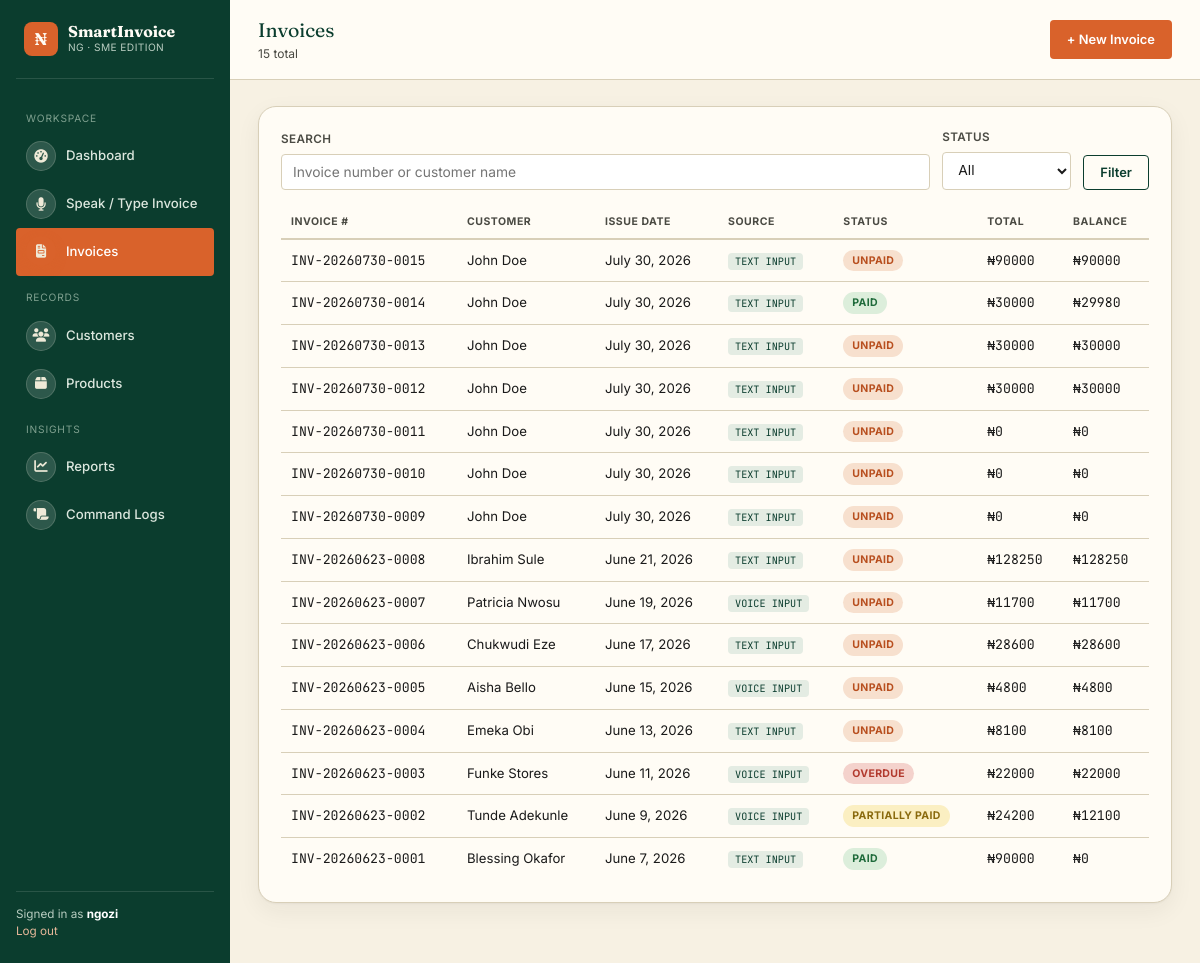
The app's page /invoices/ (signed in), older data.
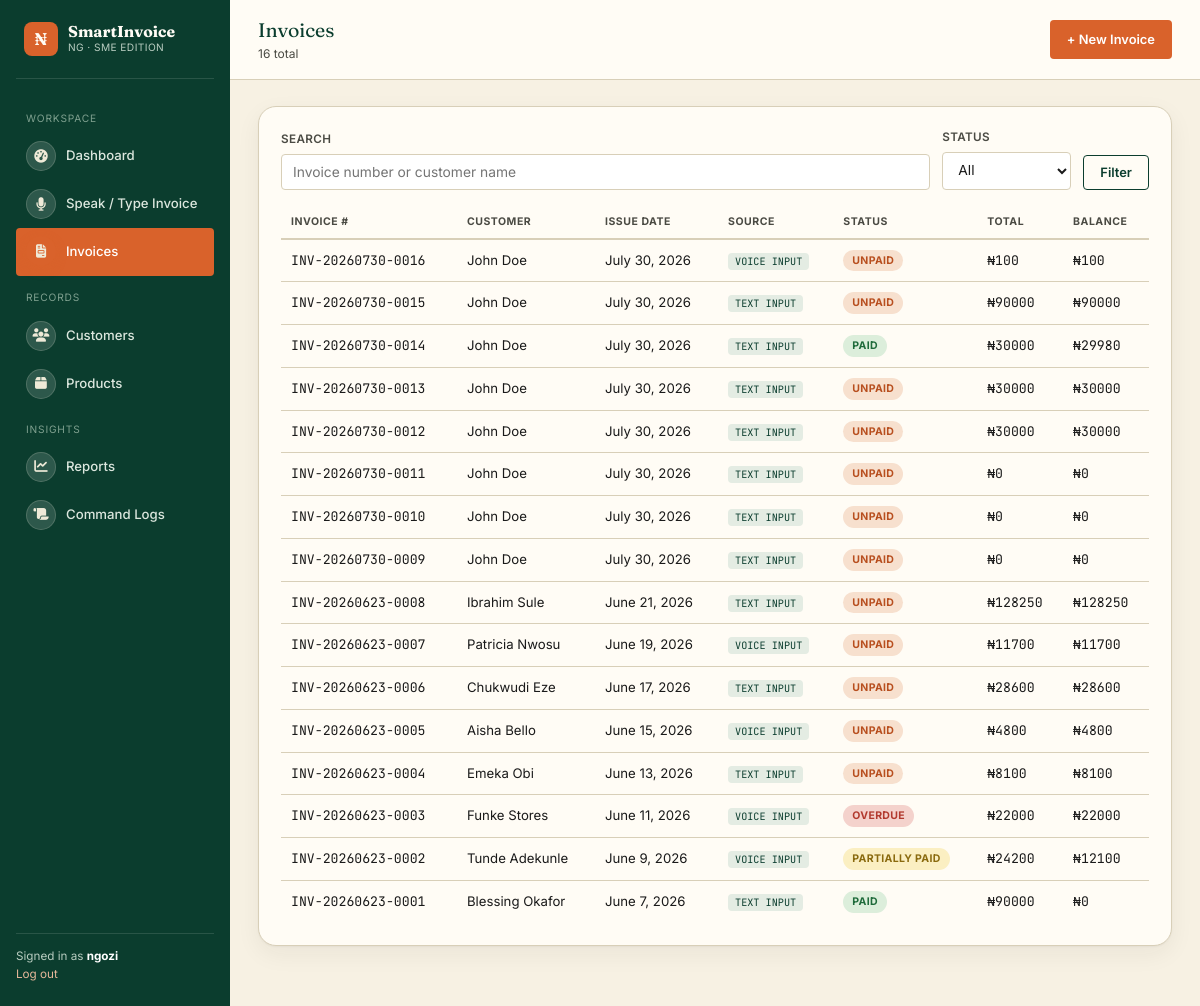
The same page, newer data.
### invoices/models.py (models this page shows, shortened)
class Invoice(models.Model):
    STATUS_CHOICES = [
        ("DRAFT", "Draft"),
        ("UNPAID", "Unpaid"),
        ("PARTIALLY_PAID", "Partially Paid"),
        ("PAID", "Paid"),
        ("OVERDUE", "Overdue"),
        ("CANCELLED", "Cancelled"),
    ]
    SOURCE_CHOICES = [
        ("TEXT", "Text Input"),
        ("VOICE", "Voice Input"),
        ("MANUAL", "Manual Form"),
    ]
    invoice_id = models.UUIDField(default=uuid.uuid4, editable=False, unique=True)
    invoice_number = models.CharField(max_length=30, unique=True, blank=True)
    business = models.ForeignKey(Business, on_delete=models.CASCADE, related_name="invoices")
    customer = models.ForeignKey(Customer, on_delete=models.CASCADE, related_name="invoices")
    issue_date = models.DateField(default=timezone.now)
    due_date = models.DateField(null=True, blank=True)
    status = models.CharField(max_length=20, choices=STATUS_CHOICES, default="UNPAID")
    source = models.CharField(max_length=10, choices=SOURCE_CHOICES, default="TEXT")
    raw_command_text = models.TextField(
        blank=True, help_text="The original text or transcribed voice command used to create this invoice."
    )
    notes = models.TextField(blank=True)
    discount = models.DecimalField(max_digits=12, decimal_places=2, default=0)
    tax_percent = models.DecimalField(max_digits=5, decimal_places=2, default=0)
    created_by = models.ForeignKey(User, on_delete=models.SET_NULL, null=True, related_name="invoices_created")
    created_at = models.DateTimeField(auto_now_add=True)
    updated_at = models.DateTimeField(auto_now=True)
    class Meta:
        ordering = ["-created_at"]
    @property
    def subtotal(self):
        return sum((item.line_total for item in self.items.all()), Decimal("0"))
    @property
    def tax_amount(self):
        return (self.subtotal - Decimal(self.discount)) * (Decimal(self.tax_percent) / Decimal("100"))
    @property
    def total_amount(self):
        return (self.subtotal - Decimal(self.discount)) + self.tax_amount
    @property
    def amount_paid(self):
        return sum((p.amount for p in self.payments.all()), Decimal("0"))
    @property
    def balance_due(self):
        return self.total_amount - self.amount_paid

class Customer(models.Model):
    business = models.ForeignKey(Business, on_delete=models.CASCADE, related_name="customers")
    name = models.CharField(max_length=150)
    phone_number = models.CharField(max_length=20, blank=True)
    email = models.EmailField(blank=True)
    address = models.CharField(max_length=255, blank=True)
    created_at = models.DateTimeField(auto_now_add=True)
    class Meta:
        ordering = ["name"]

class InvoiceItem(models.Model):
    invoice = models.ForeignKey(Invoice, on_delete=models.CASCADE, related_name="items")
    product = models.ForeignKey(Product, on_delete=models.SET_NULL, null=True, blank=True)
    description = models.CharField(max_length=150)
    quantity = models.DecimalField(max_digits=10, decimal_places=2, default=1)
    unit_price = models.DecimalField(max_digits=12, decimal_places=2)
    @property
    def line_total(self):
        return self.quantity * self.unit_price

class Payment(models.Model):
    METHOD_CHOICES = [
        ("CASH", "Cash"),
        ("BANK_TRANSFER", "Bank Transfer"),
        ("POS", "POS / Card"),
        ("MOBILE_MONEY", "Mobile Money"),
        ("OTHER", "Other"),
    ]
    invoice = models.ForeignKey(Invoice, on_delete=models.CASCADE, related_name="payments")
    amount = models.DecimalField(max_digits=12, decimal_places=2)
    method = models.CharField(max_length=20, choices=METHOD_CHOICES, default="CASH")
    reference = models.CharField(max_length=100, blank=True)
    payment_date = models.DateField(default=timezone.now)
    recorded_by = models.ForeignKey(User, on_delete=models.SET_NULL, null=True)
    created_at = models.DateTimeField(auto_now_add=True)

### invoices/views.py (the view)
# urls.py: path("invoices/", views.invoice_list, name="invoice_list"),
@login_required
def invoice_list(request):
    business = _get_business(request)
    invoices = Invoice.objects.filter(business=business)
    status = request.GET.get("status")
    query = request.GET.get("q")
    if status:
        invoices = invoices.filter(status=status)
    if query:
        invoices = invoices.filter(
            Q(invoice_number__icontains=query) | Q(customer__name__icontains=query)
        )
    return render(
        request,
        "invoices/invoice_list.html",
        {"invoices": invoices, "status_choices": Invoice.STATUS_CHOICES, "status": status, "query": query or ""},
    )

### invoices/views.py (called while the page is built)
def _get_business(request):
    return get_object_or_404(Business, owner=request.user)

### invoices/templates/invoices/invoice_list.html (shortened to what this page needs)
{% extends "invoices/base.html" %}
{% block page_title %}Invoices{% endblock %}
{% block page_sub %}{{ invoices.count }} total{% endblock %}
{% block topbar_action %}
<a href="{% url 'create_invoice_smart' %}" class="btn btn-primary">+ New Invoice</a>
{% endblock %}
{% block content %}
<div class="card">
  <form method="get" class="flex gap-12 mb-16" style="align-items:flex-end;">
    <div class="field" style="flex:1; margin-bottom:0;">
      <label>Search</label>
      <input type="text" name="q" value="{{ query }}" placeholder="Invoice number or customer name">
    </div>
    <div class="field" style="margin-bottom:0;">
      <label>Status</label>
      <select name="status">
        <option value="">All</option>
      </select>
    </div>
    <button type="submit" class="btn btn-outline">Filter</button>
  </form>
  {% if invoices %}
  <table>
    <thead><tr><th>Invoice #</th><th>Customer</th><th>Issue Date</th><th>Source</th><th>Status</th><th>Total</th><th>Balance</th></tr></thead>
    <tbody>
      {% for inv in invoices %}
      <tr onclick="window.location='{% url 'invoice_detail' inv.pk %}'" style="cursor:pointer;">
        <td class="mono">{{ inv.invoice_number }}</td>
        <td>{{ inv.customer.name }}</td>
        <td>{{ inv.issue_date }}</td>
        <td><span class="source-tag">{{ inv.get_source_display }}</span></td>
        <td><span class="badge badge-{{ inv.status|lower }}">{{ inv.get_status_display }}</span></td>
        <td class="mono">&#8358;{{ inv.total_amount|floatformat:0 }}</td>
        <td class="mono">&#8358;{{ inv.balance_due|floatformat:0 }}</td>
      </tr>
      {% endfor %}
    </tbody>
  </table>
  {% else %}
  <div class="empty-state">
    <div class="icon">&#128196;</div>
    <p>No invoices match your filters.</p>
  </div>
  {% endif %}
</div>
{% endblock %}

Row changes from the older to the newer data that the page shows:
added Invoice: invoice_number "INV-20260730-0016", customer.name "John Doe", issue_date "July 30, 2026", source "VOICE INPUT", status "UNPAID", total_amount "100", balance_due "100"
Text that changed along with them:
{{ invoices.count }}: "15" → "16"
